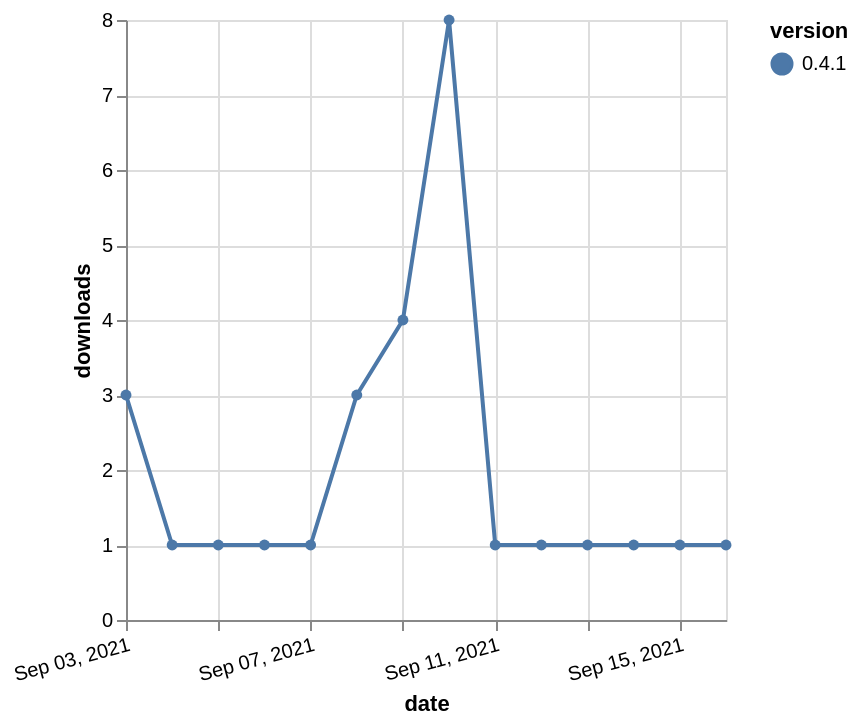

Here is the Vega-Lite specification saved for this chart:
### Vega-Lite specification from a JSON file in a GitHub repository (floating-point values rounded to 4 significant figures)
{"$schema": "https://vega.github.io/schema/vega-lite/v5.json", "description": "A simple bar chart with embedded data.", "data": {"values": [{"date": "2021-09-03", "total": 570, "delta": 3, "version": "0.4.1"}, {"date": "2021-09-04", "total": 571, "delta": 1, "version": "0.4.1"}, {"date": "2021-09-05", "total": 572, "delta": 1, "version": "0.4.1"}, {"date": "2021-09-06", "total": 573, "delta": 1, "version": "0.4.1"}, {"date": "2021-09-07", "total": 574, "delta": 1, "version": "0.4.1"}, {"date": "2021-09-08", "total": 577, "delta": 3, "version": "0.4.1"}, {"date": "2021-09-09", "total": 581, "delta": 4, "version": "0.4.1"}, {"date": "2021-09-10", "total": 589, "delta": 8, "version": "0.4.1"}, {"date": "2021-09-11", "total": 590, "delta": 1, "version": "0.4.1"}, {"date": "2021-09-12", "total": 591, "delta": 1, "version": "0.4.1"}, {"date": "2021-09-13", "total": 592, "delta": 1, "version": "0.4.1"}, {"date": "2021-09-14", "total": 593, "delta": 1, "version": "0.4.1"}, {"date": "2021-09-15", "total": 594, "delta": 1, "version": "0.4.1"}, {"date": "2021-09-16", "total": 595, "delta": 1, "version": "0.4.1"}]}, "width": "container", "mark": {"type": "line", "point": {"filled": true}}, "encoding": {"x": {"field": "date", "type": "temporal", "timeUnit": "yearmonthdate", "title": "date", "axis": {"labelAngle": -15}}, "y": {"field": "delta", "type": "quantitative", "title": "downloads"}, "color": {"field": "version", "type": "nominal"}, "tooltip": {"field": "delta"}}}
